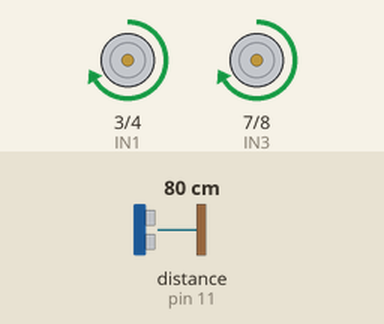
A sketch run on a simulated Arduino Uno, built with avr-gcc and run on an emulated ATmega328P. Shown: motor-driver pin pairs drawn as motors (green arrow = first pin HIGH = forward, orange = second pin HIGH = backward, longer = more drive, scaled by the enable pin). Wiring (inferred from the names in the program): ultrasonic range finder: trigger pin 10; echo pin 11. The inputs (shaded band) are chosen by the test bench; at power-on: distance to the obstacle (sensor on pin 11) 80 cm. The echo pulse lasts 58.3 µs per cm; what the sketch prints to the serial monitor is not drawn.

Above: at 1.2 s.
1.3 s: distance to the obstacle (sensor on pin 11) set to 23 cm
2.8 s: distance to the obstacle (sensor on pin 11) set to 17 cm
At 3.39 s:
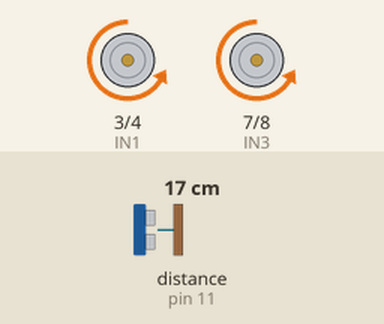
At 4.5 s:
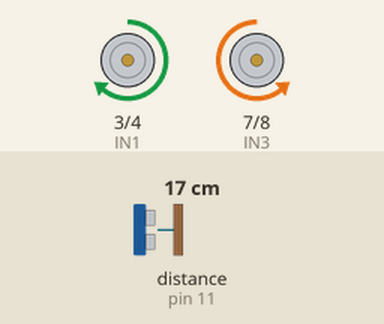
5.8 s: distance to the obstacle (sensor on pin 11) set to 35 cm
8.8 s: distance to the obstacle (sensor on pin 11) set to 2 cm
At 11.4 s:
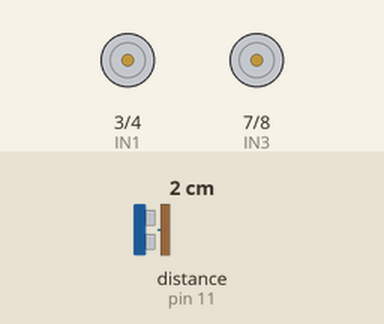
Timing chart, 0 to 12.8 s (numbered marks = the images above; inputs shaded):
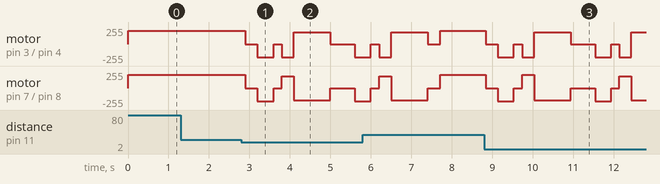

The sketch:

aria_motors.ino
```cpp
#include <SoftwareSerial.h>

// Motor driver (L298N)
#define ENA 5   // PWM – left motor speed
#define ENB 9   // PWM – right motor speed
#define IN1 3   // Left motor direction A
#define IN2 4   // Left motor direction B
#define IN3 7   // Right motor direction A
#define IN4 8   // Right motor direction B

// Ultrasonic sensor (HC-SR04)
#define TRIG 10
#define ECHO 11

// HM-10 BLE module via SoftwareSerial (RX=pin2, TX=pin12)
SoftwareSerial BTSerial(2, 12);

String input      = "";
bool   phoneNear  = false;
String lastAction = "";

// ── Motor helpers ────────────────────────────────────────────────────────────

void stopMotors() {
  if (lastAction == "STOP") return;
  analogWrite(ENA, 0);  analogWrite(ENB, 0);
  digitalWrite(IN1, LOW); digitalWrite(IN2, LOW);
  digitalWrite(IN3, LOW); digitalWrite(IN4, LOW);
  lastAction = "STOP";
}

void forward() {
  if (lastAction == "FORWARD") return;
  analogWrite(ENA, 200); analogWrite(ENB, 200);
  digitalWrite(IN1, HIGH); digitalWrite(IN2, LOW);
  digitalWrite(IN3, HIGH); digitalWrite(IN4, LOW);
  lastAction = "FORWARD";
}

void backward() {
  analogWrite(ENA, 200); analogWrite(ENB, 200);
  digitalWrite(IN1, LOW);  digitalWrite(IN2, HIGH);
  digitalWrite(IN3, LOW);  digitalWrite(IN4, HIGH);
  lastAction = "BACKWARD";
}

void turnRight() {
  analogWrite(ENA, 180); analogWrite(ENB, 180);
  digitalWrite(IN1, HIGH); digitalWrite(IN2, LOW);
  digitalWrite(IN3, LOW);  digitalWrite(IN4, HIGH);
  lastAction = "RIGHT";
}

void turnLeft() {
  analogWrite(ENA, 180); analogWrite(ENB, 180);
  digitalWrite(IN1, LOW);  digitalWrite(IN2, HIGH);
  digitalWrite(IN3, HIGH); digitalWrite(IN4, LOW);
  lastAction = "LEFT";
}

// ── Ultrasonic distance (cm) ─────────────────────────────────────────────────

long getDistance() {
  digitalWrite(TRIG, LOW);  delayMicroseconds(2);
  digitalWrite(TRIG, HIGH); delayMicroseconds(10);
  digitalWrite(TRIG, LOW);
  long duration = pulseIn(ECHO, HIGH, 30000);
  if (duration == 0) return 999;
  return duration * 0.034 / 2;
}

// ── Setup ────────────────────────────────────────────────────────────────────

void setup() {
  Serial.begin(9600);
  BTSerial.begin(9600);

  pinMode(ENA, OUTPUT); pinMode(ENB, OUTPUT);
  pinMode(IN1, OUTPUT); pinMode(IN2, OUTPUT);
  pinMode(IN3, OUTPUT); pinMode(IN4, OUTPUT);
  pinMode(TRIG, OUTPUT); pinMode(ECHO, INPUT);

  stopMotors();
  Serial.println("ARIA Ready!");
}

// ── Main loop ─────────────────────────────────────────────────────────────────

void loop() {
  // Read BLE commands
  while (BTSerial.available()) {
    char c = BTSerial.read();
    if (c == '\n' || c == '\r') continue;
    input += c;
    delay(10);
  }

  if (input.length() > 0) {
    input.trim();
    input.toLowerCase();

    if      (input == "near") phoneNear = true;
    else if (input == "far")  phoneNear = false;
    else if (input == "f")  { lastAction = ""; forward();   }
    else if (input == "b")  { lastAction = ""; backward();  }
    else if (input == "l")  { lastAction = ""; turnLeft();  }
    else if (input == "r")  { lastAction = ""; turnRight(); }
    else if (input == "s")  { lastAction = ""; stopMotors(); }

    input = "";
  }

  long distance = getDistance();

  if (phoneNear) {
    // Phone is close — stay put
    stopMotors();
  } else {
    if (distance < 20 && distance > 0) {
      // Obstacle: back up and steer around it
      stopMotors(); delay(300);
      backward();   delay(400);
      stopMotors(); delay(200);

      long dL, dR;
      turnLeft();  delay(300); stopMotors();
      dL = getDistance();
      turnRight(); delay(600); stopMotors();
      dR = getDistance();

      if (dL > dR) { turnLeft(); delay(300); }
      else         { turnRight(); delay(300); }
      stopMotors(); delay(200);
      lastAction = "";
    } else {
      forward();
    }
  }

  delay(100);
}
```

Measured:
- the behaviour switches between 21 and 20 cm on distance to the obstacle (sensor on pin 11) (found by bisection; images 0 and 1)
- after the input at 1.3 s, every drawn part: stays the same
